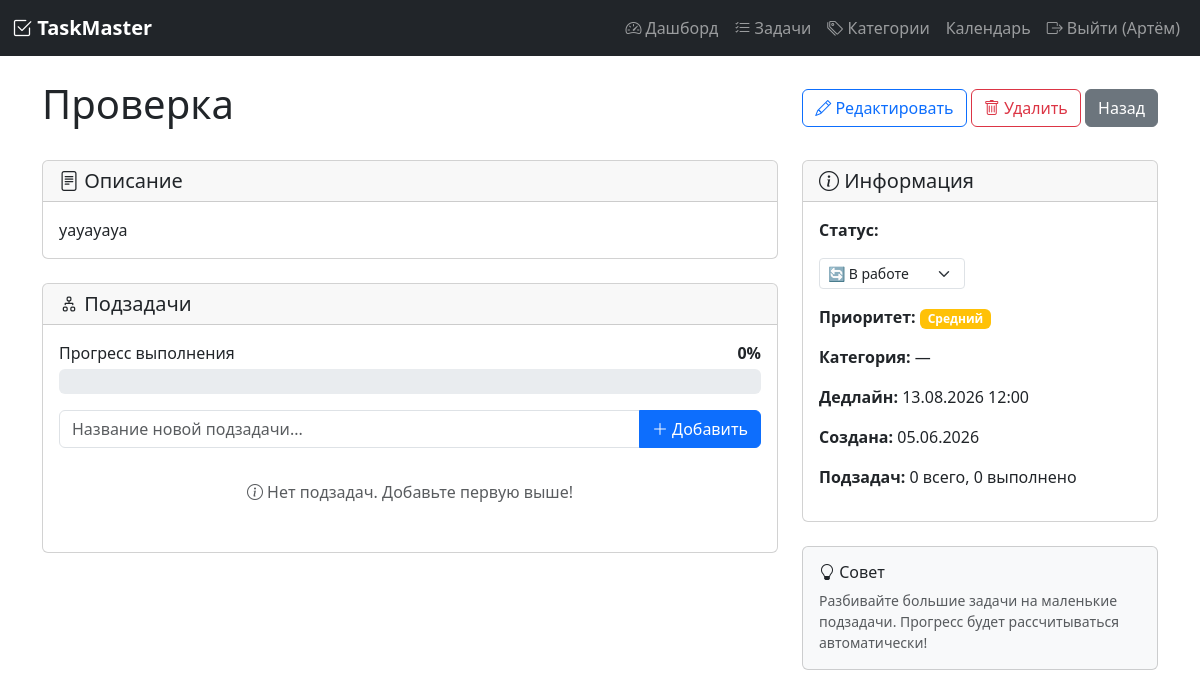
Page /task/1 (signed in) on the earlier database version.
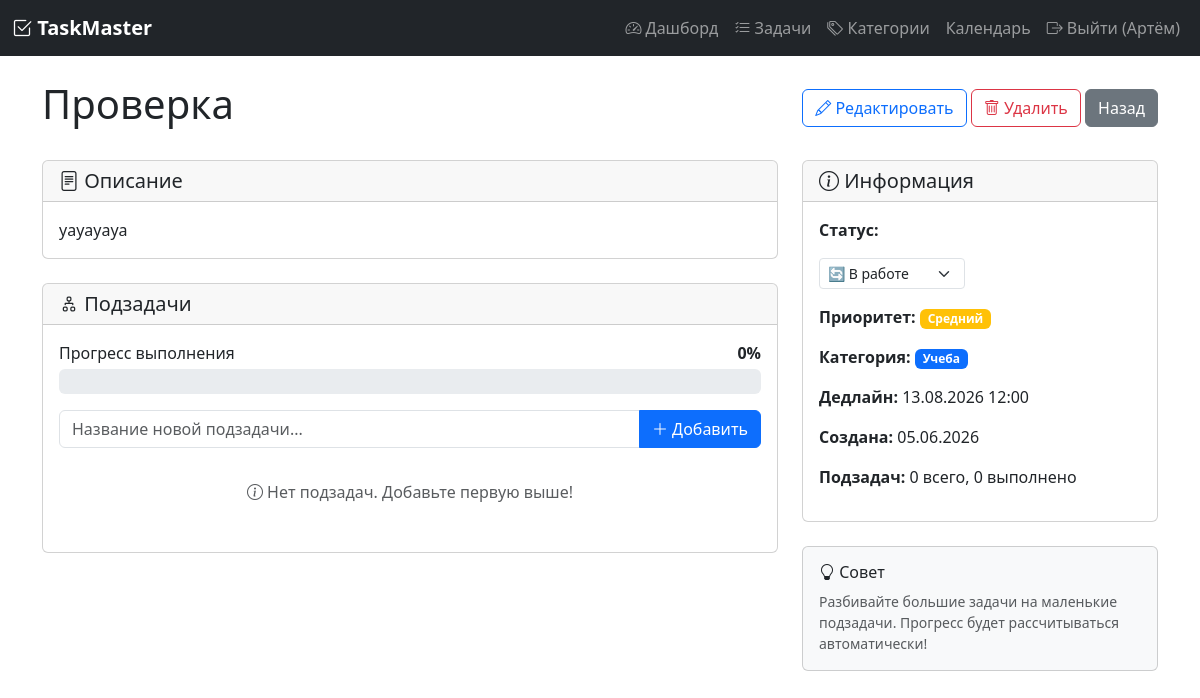
Same page on the later database version.
### models.py (models this page shows, shortened)
class Category(db.Model):
    __tablename__ = 'category'
    id = db.Column(db.Integer, primary_key=True)
    name = db.Column(db.String(50), nullable=False)
    color = db.Column(db.String(7), default='#6c757d')  # HEX цвет
    user_id = db.Column(db.Integer, db.ForeignKey('user.id'), nullable=False)
    tasks = db.relationship('Task', backref='category', lazy=True)

### app.py (the view)
@app.route('/task/<int:task_id>')
@login_required
def task_detail(task_id):
    task = Task.query.get_or_404(task_id)
    if task.user_id != current_user.id:
        flash('У вас нет доступа к этой задаче', 'danger')
        return redirect(url_for('tasks'))
    return render_template('task_detail.html', task=task)

### app.py (called while the page is built)
@login_manager.user_loader
def load_user(user_id):
    return User.query.get(int(user_id))

### models.py (called while the page is built)
    @property
    def progress(self):
        if not self.subtasks:
            return 100 if self.status == 'completed' else 0
        completed = sum(1 for st in self.subtasks if st.is_completed)
        return int((completed / len(self.subtasks)) * 100)

    @property
    def is_overdue(self):
        if self.status == 'completed':
            return False
        if self.deadline and self.deadline < datetime.utcnow():
            return True
        return False

### templates/task_detail.html (shortened to what the changed rows need)
{% extends "base.html" %}
{% block content %}
<div class="d-flex justify-content-between align-items-center mb-4">
    <h1>{{ task.title }}</h1>
</div>
<div class="row">
    <div class="col-md-4">
        <div class="card mb-4">
            <div class="card-body">
                <p><strong>Статус:</strong>
                    <form action="{{ url_for('task_change_status', task_id=task.id) }}" method="POST" class="d-inline">
                    </form>
                </p>
                <p><strong>Приоритет:</strong>
                    {% if task.priority == 'high' %}
                        <span class="badge bg-danger">Высокий</span>
                    {% elif task.priority == 'medium' %}
                        <span class="badge bg-warning">Средний</span>
                    {% else %}
                        <span class="badge bg-info">Низкий</span>
                    {% endif %}
                </p>
                <p><strong>Категория:</strong>
                    {% if task.category %}
                        <span class="badge" style="background-color: {{ task.category.color }}">
                            {{ task.category.name }}
                        </span>
                    {% else %}
                        —
                    {% endif %}
                </p>
                <p><strong>Дедлайн:</strong>
                    {% if task.deadline %}
                        {{ task.deadline.strftime('%d.%m.%Y %H:%M') }}
                    {% else %}
                        —
                    {% endif %}
                </p>
                <p><strong>Создана:</strong> {{ task.created_at.strftime('%d.%m.%Y') }}</p>
                <p><strong>Подзадач:</strong>
                    {{ task.subtasks|length }} всего,
                    {{ task.subtasks|selectattr('is_completed')|list|length }} выполнено
                </p>
            </div>
        </div>
    </div>
</div>
{% endblock %}

Differences in the rows shown:
added Category: category.name "Учеба"
